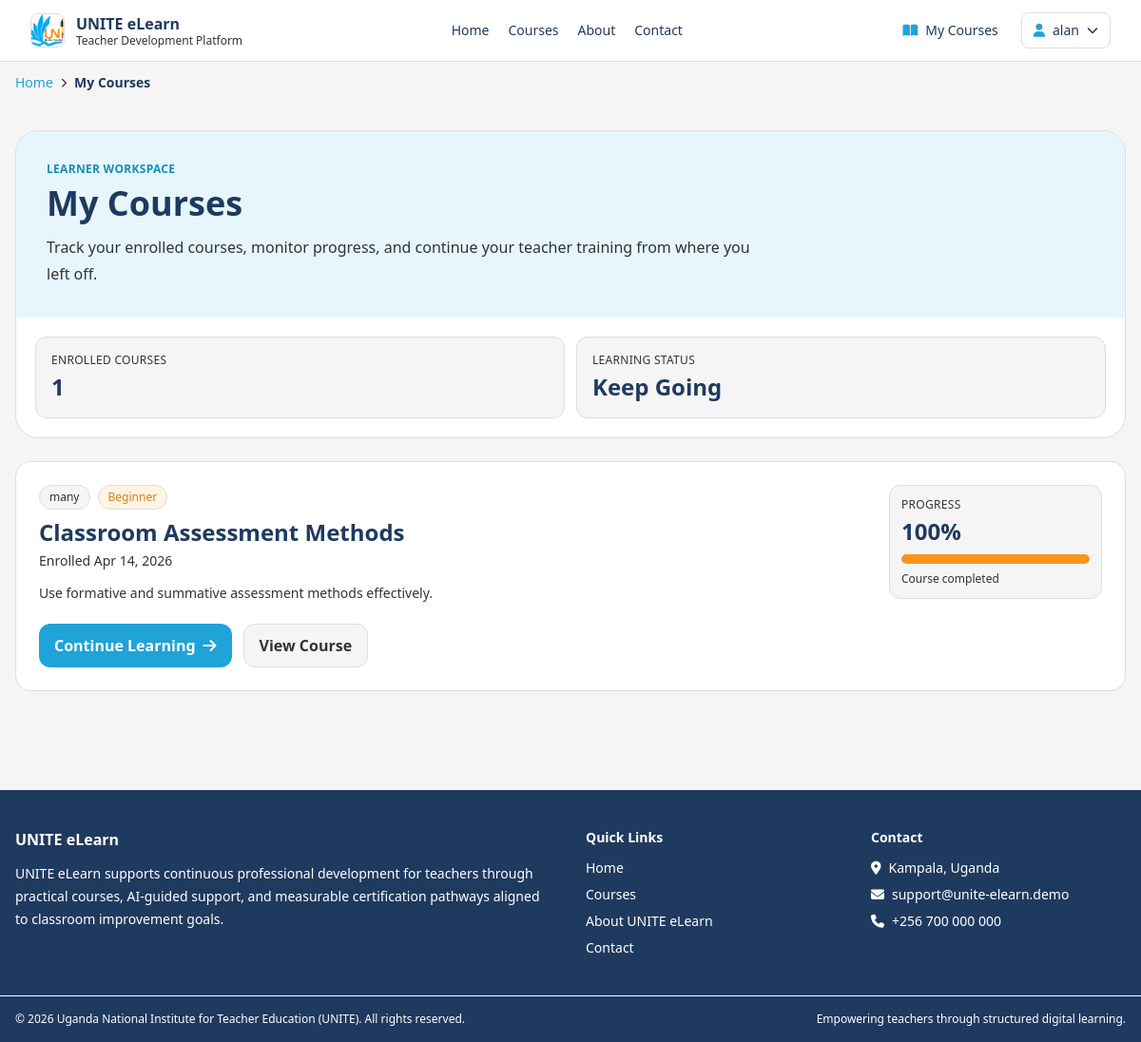
The page /my-courses/ (signed in) on the database as committed earlier.
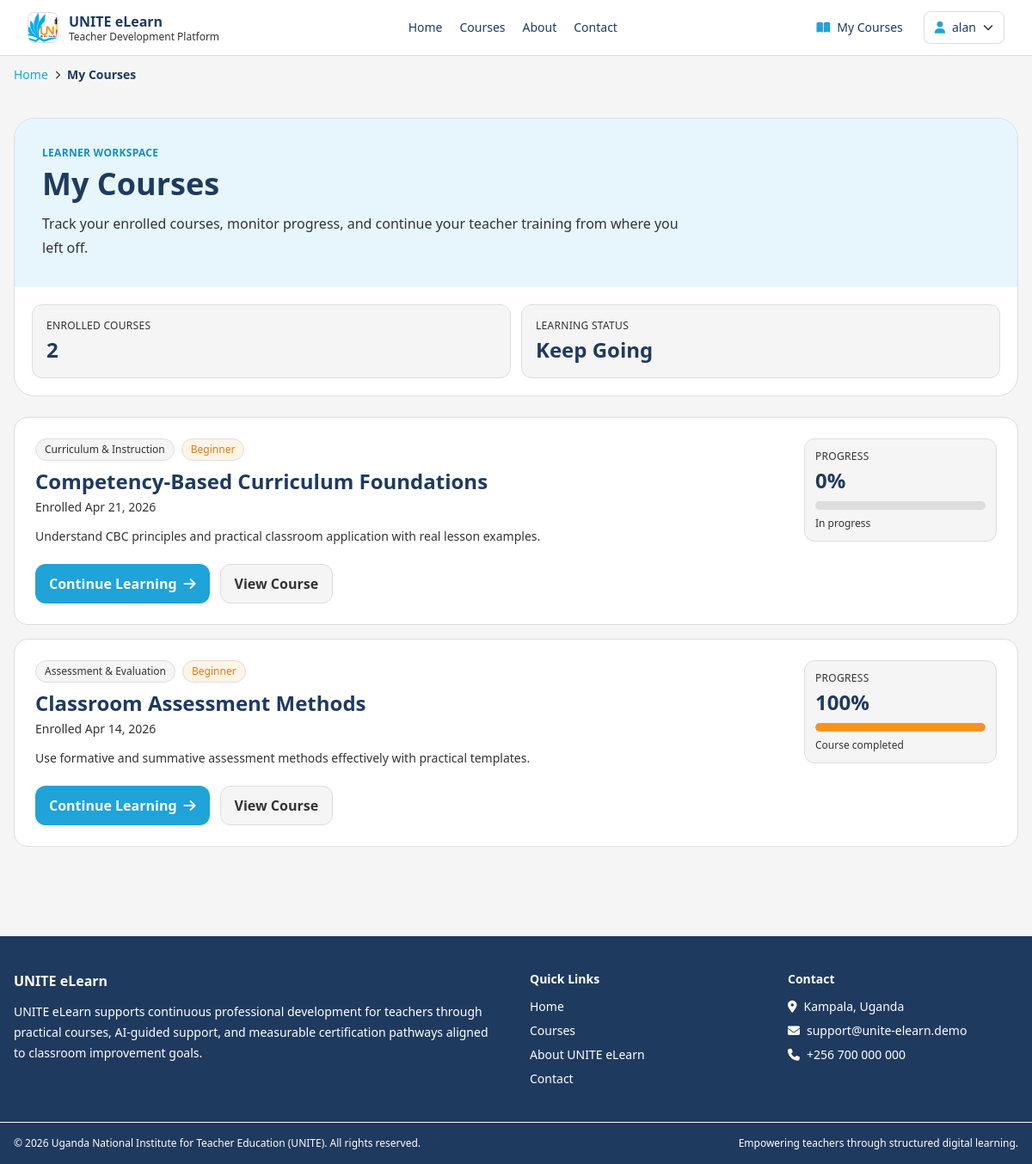
The same page on the database as committed later.
### courses/models.py (models this page shows, shortened)
class Enrollment(models.Model):
    user = models.ForeignKey(User, on_delete=models.CASCADE, related_name="enrollments")
    course = models.ForeignKey(Course, on_delete=models.CASCADE, related_name="enrollments")
    enrolled_at = models.DateTimeField(auto_now_add=True)
    is_completed = models.BooleanField(default=False)
    completed_at = models.DateTimeField(null=True, blank=True)
    class Meta:
        unique_together = ("user", "course")
        ordering = ["-enrolled_at"]

class Course(models.Model):
    LEVEL_BEGINNER = "beginner"
    LEVEL_INTERMEDIATE = "intermediate"
    LEVEL_ADVANCED = "advanced"
    LEVEL_CHOICES = [
        (LEVEL_BEGINNER, "Beginner"),
        (LEVEL_INTERMEDIATE, "Intermediate"),
        (LEVEL_ADVANCED, "Advanced"),
    ]
    title = models.CharField(max_length=255)
    slug = models.SlugField(unique=True, max_length=255)
    category = models.CharField(max_length=120, blank=True, db_index=True)
    level = models.CharField(max_length=20, choices=LEVEL_CHOICES, default=LEVEL_BEGINNER)
    short_description = models.CharField(max_length=300)
    description = models.TextField()
    learning_objectives = models.TextField(blank=True)
    prerequisites = models.TextField(blank=True)
    target_audience = models.TextField(blank=True)
    created_by = models.ForeignKey(
        User,
        on_delete=models.SET_NULL,
        null=True,
        blank=True,
        related_name="created_courses",
    )
    cover_image = models.URLField(blank=True)
    is_published = models.BooleanField(default=True)
    passing_score = models.PositiveIntegerField(default=60)
    estimated_duration_hours = models.PositiveIntegerField(default=6)
    created_at = models.DateTimeField(auto_now_add=True)
    updated_at = models.DateTimeField(auto_now=True)
    class Meta:
        ordering = ["title"]

### courses/views.py (the view)
# urls.py: path("my-courses/", views.my_courses_view, name="my-courses"),
@login_required
def my_courses_view(request):
    enrollments = Enrollment.objects.filter(user=request.user).select_related("course")
    enrollment_rows = [{"enrollment": e, "progress": progress_percentage(request.user, e.course)} for e in enrollments]
    return render(request, "courses/my_courses.html", {"enrollment_rows": enrollment_rows})

### core/templatetags/navigation.py (called while the page is built)
def _safe_reverse(name, **kwargs):
    try:
        return reverse(name, kwargs=kwargs) if kwargs else reverse(name)
    except NoReverseMatch:
        return ""

### courses/services.py (called while the page is built)
def course_total_lessons(course):
    return sum(module.lessons.count() for module in course.modules.all())

def completed_lessons_for_user(user, course):
    return LessonProgress.objects.filter(
        user=user,
        lesson__module__course=course,
        is_completed=True,
    ).count()

def progress_percentage(user, course):
    total = course_total_lessons(course)
    if total == 0:
        return 0
    completed = completed_lessons_for_user(user, course)
    return int((completed / total) * 100)

### courses/templates/courses/my_courses.html (shortened to what the changed rows need)
{% extends 'base.html' %}
{% block content %}
<section class="max-w-7xl mx-auto px-4 py-8 lg:py-10 space-y-6">
    <header class="bg-white border border-unite-gray-300 rounded-3xl overflow-hidden">
        <div class="bg-unite-blue-100 p-6 lg:p-8">
            <h1 class="mt-2 text-3xl lg:text-4xl font-bold text-unite-navy-500">My Courses</h1>
        </div>
        <div class="grid sm:grid-cols-2 gap-3 p-4 lg:p-5">
            <div class="rounded-xl border border-unite-gray-300 bg-unite-gray-100 p-4">
                <p class="text-xs uppercase tracking-wide text-unite-text-main">Enrolled Courses</p>
                <p class="mt-1 text-2xl font-bold text-unite-navy-500">{{ enrollment_rows|length }}</p>
            </div>
        </div>
    </header>
    <div class="space-y-4">
        {% for row in enrollment_rows %}
            <article class="bg-white border border-unite-gray-300 rounded-2xl p-5 lg:p-6">
                <div class="flex flex-wrap items-start justify-between gap-4">
                    <div class="max-w-3xl">
                        <div class="flex flex-wrap items-center gap-2 text-xs mb-2">
                            {% if row.enrollment.course.category %}
                                <span class="px-2.5 py-1 rounded-full bg-unite-gray-100 border border-unite-gray-300 text-unite-text-main">{{ row.enrollment.course.category }}</span>
                            {% endif %}
                            {% if row.enrollment.course.level %}
                                <span class="px-2.5 py-1 rounded-full bg-unite-orange-100 border border-unite-gray-300 text-unite-orange-600">{{ row.enrollment.course.get_level_display }}</span>
                            {% endif %}
                        </div>
                        <h2 class="text-xl lg:text-2xl font-semibold text-unite-navy-500">{{ row.enrollment.course.title }}</h2>
                        <p class="mt-1 text-sm text-unite-text-main">Enrolled {{ row.enrollment.enrolled_at|date:"M d, Y" }}</p>
                        <p class="mt-3 text-sm text-unite-text-main leading-6">{{ row.enrollment.course.short_description|default:row.enrollment.course.description|truncatechars:190 }}</p>
                    </div>
                    <div class="w-full sm:w-56 rounded-xl border border-unite-gray-300 bg-unite-gray-100 p-3">
                        <p class="text-xs uppercase tracking-wide text-unite-text-main">Progress</p>
                        <p class="mt-1 text-2xl font-bold text-unite-navy-500">{{ row.progress }}%</p>
                        <div class="mt-2 h-2.5 bg-unite-gray-300 rounded-full overflow-hidden">
                            <div class="h-2.5 rounded-full bg-unite-orange-500" style="width: {{ row.progress }}%"></div>
                        </div>
                        <p class="mt-2 text-xs text-unite-text-main">{% if row.progress >= 100 %}Course completed{% else %}In progress{% endif %}</p>
                    </div>
                </div>
                <div class="mt-5 flex flex-wrap gap-3">
                    <a href="{% url 'courses:learn' row.enrollment.course.slug %}" class="inline-flex items-center gap-2 px-4 py-2.5 rounded-xl bg-unite-blue-500 hover:bg-unite-blue-600 text-white font-semibold">
                        Continue Learning <i class="fa-solid fa-arrow-right"></i>
                    </a>
                    <a href="{% url 'courses:detail' row.enrollment.course.slug %}" class="inline-flex items-center gap-2 px-4 py-2.5 rounded-xl bg-unite-gray-100 border border-unite-gray-300 text-unite-text-main font-semibold hover:bg-white">
                        View Course
                    </a>
                </div>
            </article>
        {% endfor %}
    </div>
</section>
{% endblock %}

Rows that differ between the two databases and show on the page:
added Enrollment: enrollment.course.category "Curriculum & Instruction", enrollment.course.level "Beginner", enrollment.course "Competency-Based Curriculum Foundations", enrollment.enrolled_at "Apr 21, 2026", enrollment.course.short_description "Understand CBC principles and practical classroom application with real lesson examples.", progress "0", shows "In progress"
changed through a linked row, Enrollment "Classroom Assessment Methods": enrollment.course.category "many" → "Assessment & Evaluation"; enrollment.course.short_description "Use formative and summative assessment methods effectively." → "Use formative and summative assessment methods effectively with practical templates."
Other text that changed with them:
{{ enrollment_rows|length }}: "1" → "2"
